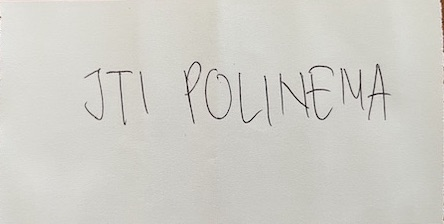
#> input picture 13/OCR_Manual_Assets/test_image_cropped.jpg, 444 x 224 px, found by its file name
$ jupyter execute --allow-errors OCR_Char_Recog.ipynb
#> lines starting #> are read from the running program, lines starting #| are printed output that depends on the picture; after the words box and inside, x2 and y2 are one past the last pixel; in counts of white or black regions, pixels touching at a corner belong together
# **Faricha Aulia ✨**

### **Import Library**

[cell 1]
import numpy as np
import imutils
import cv2
from tensorflow.keras.models import load_model
from imutils.contours import sort_contours
from google.colab.patches import cv2_imshow

### **Load Model**

#> (a cell that did not finish here is left out)

### **Load Image**

[cell 3]
img = cv2.imread('test_image_cropped.jpg')
#> img is the input picture: shape (224, 444, 3); mean B, G, R 200.6, 206.7, 208
# show image
cv2_imshow(img)

### **Convert to Gray**

[cell 4]
gray = cv2.cvtColor(img, cv2.COLOR_BGR2GRAY)
# show
cv2_imshow(gray)

### **Pre-processing**

**Remove Noise -> Gaussian Blur**

[cell 5]
blur = cv2.GaussianBlur(gray, (3,3), 0)
# check
cv2_imshow(blur)

**Adaptive Thresholding**

[cell 6]
adaptive = cv2.adaptiveThreshold(blur, 255, cv2.ADAPTIVE_THRESH_GAUSSIAN_C, cv2.THRESH_BINARY, 11, 9)
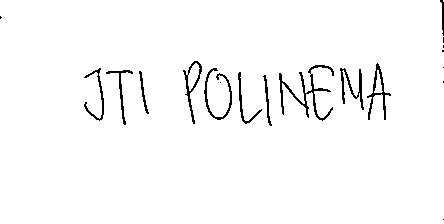
#> adaptive: shape (224, 444); 97.5% white; black in thin lines or dots
# check
cv2_imshow(adaptive)

[cell 7]
# inverse image since we trained out model
# with black background
invertion = 255 - adaptive
#> invertion: shape (224, 444); 2.5% white in thin lines or dots
# check
cv2_imshow(invertion)

**Dilation**

[cell 8]
dilation = cv2.dilate(invertion, np.ones((3,3)))
#> dilation: shape (224, 444); 5.2% white; 15 white regions (4 under 20 px), largest, box (x1, y1, x2, y2) and area: (278, 64, 335, 122) 1139, (203, 67, 233, 121) 593, (366, 62, 392, 121) 572
# check
cv2_imshow(dilation)

**Edge Detecton - Canny**

[cell 9]
edges = cv2.Canny(dilation, 40, 150)
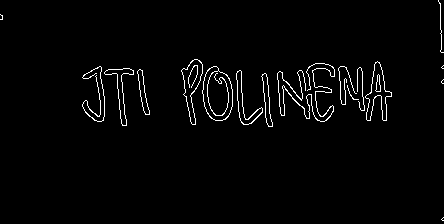
#> edges: shape (224, 444); 2.2% white in thin lines or dots
cv2_imshow(edges)

[cell 10]
# Test erode
erode = cv2.erode(invertion, np.ones((1,1)))
cv2_imshow(erode)

**Contour Detection**

[cell 11]
# Define function for contour detection
def find_contours(img):
  conts = cv2.findContours(img, cv2.RETR_EXTERNAL, cv2.CHAIN_APPROX_SIMPLE)
  conts = imutils.grab_contours(conts)
  conts = sort_contours(conts, method='left-to-right')[0]

  return conts

[cell 12]
conts = find_contours(dilation.copy())
#> in find_contours, `conts = cv2.findContours(img, cv2.RETR_EXTERNAL, cv2.CHAIN_APPROX_SIMP..`: conts = 15 contours, 4 with area under 20; largest, box (x1, y1, x2, y2) and area: (203, 67, 233, 121) 1194, (278, 64, 335, 122) 912, (182, 60, 203, 125) 554, (366, 62, 392, 121) 523, (339, 67, 365, 111) 434

[cell 13]
# Check contour value
conts
#> Out has the same summary as conts in find_contours

[cell 14]
# Get the char based on contour

# Setup min/max width/hight for char
min_w, max_w = 10, 160
min_h, max_h = 14, 140
img_copy = img.copy() # original image for plotting countour result

for c in conts:
  (x, y, w, h) = cv2.boundingRect(c) # find bounding box based on contour
  # if(w >= min_w and w <= max_w) and (h >= min_h and h <= max_h): # if pixel follow this rule, it consider as char
  roi = gray[y:y+h, x:x+w] # get region of interest for char
  thresh = cv2.threshold(roi, 0, 255, cv2.THRESH_BINARY_INV + cv2.THRESH_OTSU)[1]
  cv2_imshow(thresh) # check

  # Build bounding box on original image
  cv2.rectangle(img_copy, (x,y), (x+w, y+h), (255,0,0), 2)
#> this loop made 15 passes
#> (x, y, w, h) on passes 1 to 12: (0, 15, 3, 5), (83, 67, 22, 55), (105, 69, 29, 57), (138, 70, 12, 45), (182, 60, 21, 65), (203, 67, 30, 54), (237, 71, 26, 54), (262, 74, 11, 53), (278, 64, 57, 58), (339, 67, 26, 44), (366, 62, 26, 59), (439, 0, 5, 53)
#> (c, x, y, w, h, roi, thresh) on passes 13 to 15: ([[442, 218], [442, 220], [443, 220], [443, 218]], 442, 218, 2, 3, [[222, 164], [198, 139], [209, 166]], [[0, 255], [0, 255], [0, 255]]), ([[442, 80], [442, 83], [443, 83], [443, 80]], 442, 80, 2, 4, [[220, 172], [214, 157], [209, 142], [214, 161]], [[0, 255], [0, 255], [0, 255], [0, 255]]), ([[442, 66], [442, 68], [443, 68], [443, 66]], 442, 66, 2, 3, [[198, 197], [221, 152], [215, 186]], [[0, 0], [0, 255], [0, 0]])
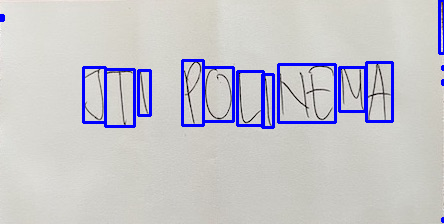
#> img_copy: shape (224, 444, 3); 4.59% of pixels changed, all inside (x1, y1, x2, y2) = (0, 0, 444, 223)

# Show bounding box on original image
cv2_imshow(img_copy)

[cell 15]
# Get the char based on contour

# Setup min/max width/hight for char
min_w, max_w = 10, 160
min_h, max_h = 14, 140
img_copy = img.copy()

for c in conts:
  (x, y, w, h) = cv2.boundingRect(c) # find bounding box based on contour
  if(w >= min_w and w <= max_w) and (h >= min_h and h <= max_h): # if pixel follow this rule, it consider as char
    roi = gray[y:y+h, x:x+w] # get region of interest for char
    thresh = cv2.threshold(roi, 0, 255, cv2.THRESH_BINARY_INV + cv2.THRESH_OTSU)[1]
    cv2_imshow(thresh) # check

    # Build bounding box on original image
    cv2.rectangle(img_copy, (x,y), (x+w, y+h), (255,0,0), 2)
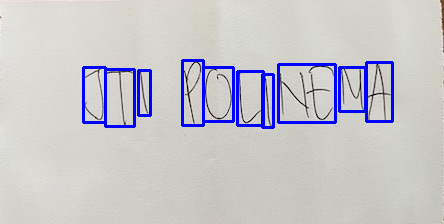
#> img_copy: shape (224, 444, 3); 4.27% of pixels changed, all inside (x1, y1, x2, y2) = (82, 59, 394, 129)
#> thresh: shape (59, 26); 12.1% white in thin lines or dots, all inside (x1, y1, x2, y2) = (2, 2, 24, 58)

# Show bounding box on original image
cv2_imshow(img_copy)

### **Detect Char**

**ROI extraction**

[cell 16]
def extract_roi(img):
  roi = img[y:y+h, x:x+w]

  return roi

**Thresholding**

[cell 17]
def thresholding(img):
  thresh = cv2.threshold(img, 0, 255, cv2.THRESH_BINARY_INV + cv2.THRESH_OTSU)[1]
  return thresh

**Resizing**

- Inorder to make our char detection size match with input model
- Strategies:
   - Rather shrinking or enlarge the image, we try to fill the image with black pixel, and make our char stay in ration
   - We also makes our extracted char stay at the center of image

[cell 18]
def resize_img(img, w, h):
  if w > h:
    resized = imutils.resize(img, width=28)
  else:
    resized = imutils.resize(img, height=28)

  # (w, h) = resized.shape
  (h, w) = resized.shape

  # Calculate how many pixels need to fill char image
  dX = int(max(0, 28 - w) / 2.0)
  dY = int(max(0, 28 - h) / 2.0)

  filled = cv2.copyMakeBorder(resized, top=dY, bottom=dY, right=dX, left=dX, borderType=cv2.BORDER_CONSTANT, value=(0,0,0))
  filled = cv2.resize(filled, (28,28))

  return filled

[cell 19]
# Demo for enlarge
(x, y, w, h) = cv2.boundingRect(conts[1])
#> x = 83; y = 67; w = 22; h = 55
test_image = thresholding(gray[y:y+h, x:x+w])

# show original test image
cv2_imshow(test_image)

# Show enlarge test image
cv2_imshow(cv2.resize(test_image, (28,28)))

[cell 20]
# Demo by filled strategy
# (w, h) = test_image.shape
(h, w) = test_image.shape

test_image2 = resize_img(test_image, w, h)

cv2_imshow(test_image)
cv2_imshow(test_image2)

**Normalization**

[cell 21]
def normalization(img):
  img = img.astype('float32') / 255.0 # convert to floating point
  img = np.expand_dims(img, axis=-1) # add depth
  return img

[cell 22]
# Check
test_image2.shape, normalization(test_image2).shape
#> Out = ((28, 28), (28, 28, 1))

**Detection**

[cell 23]
def process_box(gray, x, y, w, h):

  roi = extract_roi(gray)
  thresh = thresholding(roi)
  (h, w) = thresh.shape
  resized = resize_img(thresh, w, h)

  # show result
  cv2_imshow(resized)

  normalized = normalization(resized)

  return (normalized, (x, y, w, h))

[cell 24]
# Detect every single char from contour
detected_char = []

for c in conts:
  (x, y, w, h ) = cv2.boundingRect(c)

  min_w, max_w = 10, 160
  min_h, max_h = 14, 140

  if(w >= min_w and w <= max_w) and (h >= min_h and h <= max_h):
    detected_char.append(process_box(gray, x, y, w, h))
#> this loop made 15 passes
#> (x, y) on passes 2 to 11: (83, 67), (105, 69), (138, 70), (182, 60), (203, 67), (237, 71), (262, 74), (278, 64), (339, 67), (366, 62)
#> (c, x, y) on passes 13 to 15: ([[442, 218], [442, 220], [443, 220], [443, 218]], 442, 218), ([[442, 80], [442, 83], [443, 83], [443, 80]], 442, 80), ([[442, 66], [442, 68], [443, 68], [443, 66]], 442, 66)
#> after the loop, detected_char = 10 items

[cell 25]
# check pixel for detected char sample
detected_char[0][0]

[cell 26]
# check bounding box for detected char sample
detected_char[0][1]
#> Out = (83, 67, 22, 55)

[cell 27]
# Get all char pixel
pixels = np.array([px[0] for px in detected_char], dtype='float32')

# Get all box for detected char
boxes = [box[1] for box in detected_char]
#> boxes = [(83, 67, 22, 55), (105, 69, 29, 57), (138, 70, 12, 45), (182, 60, 21, 65), (203, 67, 30, 54), (237, 71, 26, 54), (262, 74, 11, 53), (278, 64, 57, 58), (339, 67, 26, 44), (366, 62, 26, 59)]

[cell 28]
pixels.shape
#> Out = (10, 28, 28, 1)

**Recognize Char**

[cell 29]
digits = '0123456789'
letters = 'ABCDEFGHIJKLMNOPQRSTUVWZYZ'
char_list = digits + letters
char_list = [ch for ch in char_list]

print(char_list)

#> (a cell that did not finish here is left out)

#> (a cell that did not finish here is left out)

[cell 32]
# Show char with actual image
img_copy2 = img.copy()

#> (the rest of this cell did not finish here and is left out)

**Put Margin On Bounding Box**

Due to our bounding box very very close to the char, lets extend the roi margin

[cell 33]
# Redefine roi --> include margin
def extract_roi(img, margin=2):
  roi = img[y - margin:y+h, x - margin:x + w + margin]
  return roi

[cell 34]
# Perform detection agian
conts2 = find_contours(dilation.copy())
#> conts2 has the same summary as conts in find_contours

# Detect every single char from contour
detected_char = []

for c in conts2:
  (x, y, w, h ) = cv2.boundingRect(c)

  min_w, max_w = 10, 160
  min_h, max_h = 14, 140

  if(w >= min_w and w <= max_w) and (h >= min_h and h <= max_h):
    detected_char.append(process_box(gray, x, y, w, h))
#> this loop made 15 passes
#> (x, y) on passes 2 to 11: (83, 67), (105, 69), (138, 70), (182, 60), (203, 67), (237, 71), (262, 74), (278, 64), (339, 67), (366, 62)

[cell 35]
# Get all char pixel
pixels = np.array([px[0] for px in detected_char], dtype='float32')

# Get all box for detected char
boxes = [box[1] for box in detected_char]
#> boxes = [(83, 67, 26, 57), (105, 69, 33, 59), (138, 70, 16, 47), (182, 60, 25, 67), (203, 67, 34, 56), (237, 71, 30, 56), (262, 74, 15, 55), (278, 64, 61, 60), (339, 67, 30, 46), (366, 62, 30, 61)]

#> (a cell that did not finish here is left out)

[cell 37]
# Show char with actual image
img_copy3 = img.copy()

#> (the rest of this cell did not finish here and is left out)

### **Problem with 0, O, 1, I, 5, and S**

[cell 38]
# dumb solution :))
digits = '0I23456789'
letters = 'ABCDEFGHIJKLMNOPQRSTUVWZYZ'
char_list = digits + letters
char_list = [ch for ch in char_list]

[cell 39]
img_copy4 = img.copy()

#> (the rest of this cell did not finish here and is left out)

### **Problem With Undetected Text**

[cell 40]
img_border = cv2.imread('test_undetected.png')
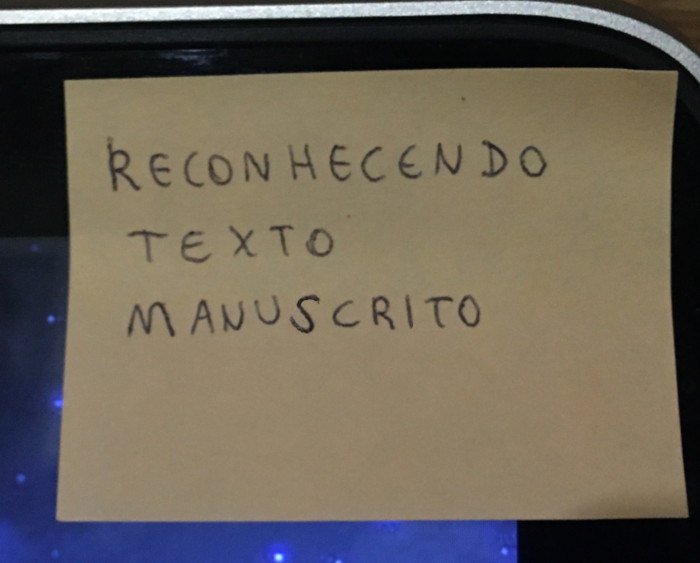
#> input picture 13/OCR_Manual_Assets/test_undetected.png, 700 x 563 px, found by its file name
#> img_border is the input picture: shape (563, 700, 3); mean B, G, R 88.5, 100.6, 108.8
cv2_imshow(img_border)

[cell 41]
# Create simple pre-processing method
def preprocess_img(img):
  gray = cv2.cvtColor(img, cv2.COLOR_BGR2GRAY)
  blur = cv2.GaussianBlur(gray, (3,3), 7)
  edges = cv2.Canny(blur, 40, 150)
  dilation = cv2.dilate(edges, np.ones((3,3)))

  return gray, dilation


# Prediction
def prediction(preds, char_list):
  i = np.argmax(preds)
  prop = preds[i]
  char_detect = char_list[i]

  return i, prop, char_detect

# Draw char on image
def draw_img(img_cp, char):
  cv2.rectangle(img_cp, (x, y), (x + w, y + h), (255, 0, 0), 2)
  cv2.putText(img_cp, char, (x - 10, y - 10), cv2.FONT_HERSHEY_COMPLEX, 1, (0,0,255),2)

[cell 42]
gray, prep_img = preprocess_img(img_border)
#> in preprocess_img, `edges = cv2.Canny(blur, 40, 150)`: edges: shape (563, 700); 2.1% white in thin lines or dots
#> in preprocess_img, `dilation = cv2.dilate(edges, np.ones((3,3)))`: dilation: shape (563, 700); 6.6% white; 35 white regions
cv2_imshow(gray) # show gray
cv2_imshow(prep_img) # show img after several preprocessing

[cell 43]
# Check contour
conts_border = find_contours(prep_img.copy())
#> in find_contours (call 3), `conts = cv2.findContours(img, cv2.RETR_EXTERNAL, cv2.CHAIN_APPROX_SIMP..`: conts = 8 contours; box (x1, y1, x2, y2) and area: (53, 66, 690, 563) 276266, (0, 0, 700, 60) 1646, (0, 12, 700, 84) 1632, (170, 47, 216, 52) 94, (274, 553, 284, 562) 66, (46, 314, 56, 323) 62, (500, 547, 509, 556) 52, (334, 558, 343, 563) 25
#> conts_border has the same summary as conts in find_contours

img_cp = img_border.copy()
for c in conts_border:
  (x, y, w, h) = cv2.boundingRect(c)
  roi = gray[y:y+h, x:x+w]
  thresh = cv2.threshold(roi, 0, 255, cv2.THRESH_BINARY_INV + cv2.THRESH_OTSU)[1]
  # draw detected contour
  cv2.rectangle(img_cp, (x, y), (x + w, y + h), (255,0,0), 2)
#> this loop made 8 passes
#> (x, y, w, h) on passes 1 to 8: (0, 12, 700, 72), (0, 0, 700, 60), (46, 314, 10, 9), (53, 66, 637, 497), (170, 47, 46, 5), (274, 553, 10, 9), (334, 558, 9, 5), (500, 547, 9, 9)
#> pass 1, `thresh = cv2.threshold(roi, 0, 255, cv2.THRESH_BINARY_INV + cv2.THRESH..`:
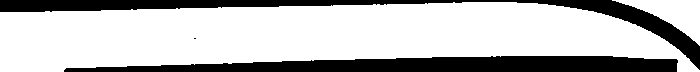
#> thresh: shape (72, 700); 74.1% white; 3 black regions (1 under 20 px), largest, box (x1, y1, x2, y2) and area: (64, 56, 678, 72) 7101, (0, 0, 700, 70) 5956
#> after the loop:
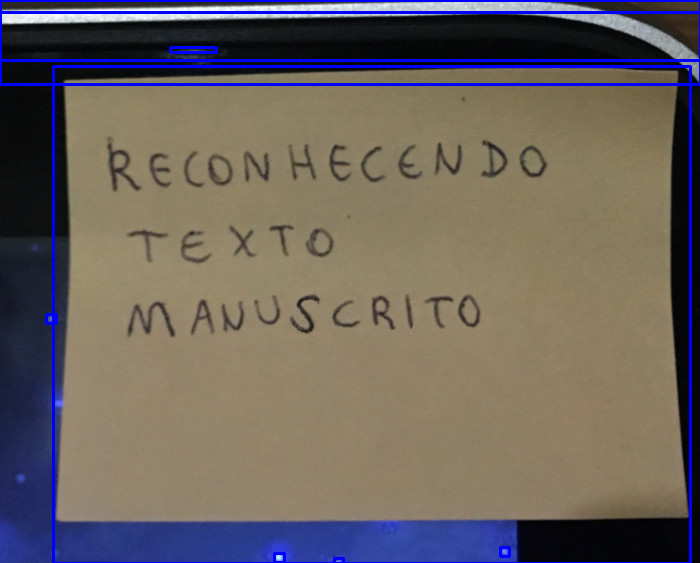
#> img_cp: shape (563, 700, 3); 3.57% of pixels changed, all inside (x1, y1, x2, y2) = (0, 0, 700, 563)
cv2_imshow(img_cp)

[cell 44]
# Check detected contour

height, width = img_border.shape[:2]
#> height = 563; width = 700
print(height, width)
#| 563 700

# Sort contours from the largest one
contours_size = sorted(conts_border, key=cv2.contourArea, reverse=True)
#> contours_size has the same summary as conts in find_contours
contours_size
#> Out has the same summary as conts in find_contours

[cell 45]
# Since we know our text placed in piece of paper
# just extract that area by crop it

for c in contours_size:
  (x, y, w, h) = cv2.boundingRect(c)

  if(w >= (width / 2)) and (h >= height / 2):
    cut_off = 8 # you can adjust it based on your images
    cut_img = img_border[y+cut_off:y + h - cut_off, x + cut_off: x + w - cut_off]
    cv2_imshow(cut_img)
#> this loop made 8 passes
#> (x, y, w, h, cut_off) on pass 1: (53, 66, 637, 497, 8)
#> pass 1, `cut_img = img_border[y+cut_off:y + h - cut_off, x + cut_off: x + w - c..`:
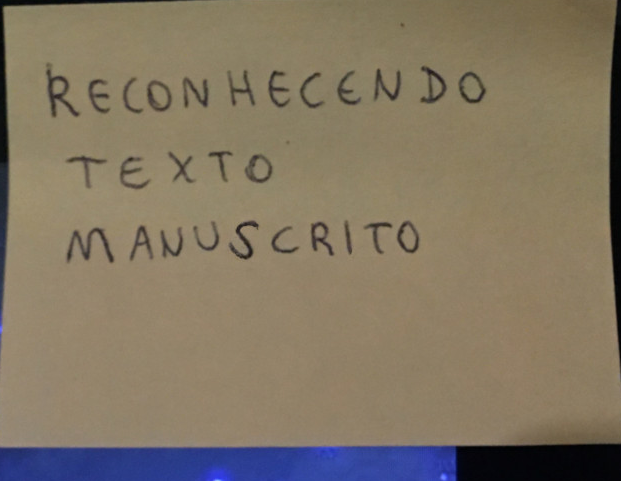
#> cut_img: shape (481, 621, 3); mean B, G, R 98.7, 118.3, 130.4

[cell 46]
# do it again for cropped image

gray, prep_img = preprocess_img(cut_img)
#> in preprocess_img (call 2), `edges = cv2.Canny(blur, 40, 150)`: edges: shape (481, 621); 2% white in thin lines or dots
#> in preprocess_img (call 2), `dilation = cv2.dilate(edges, np.ones((3,3)))`:
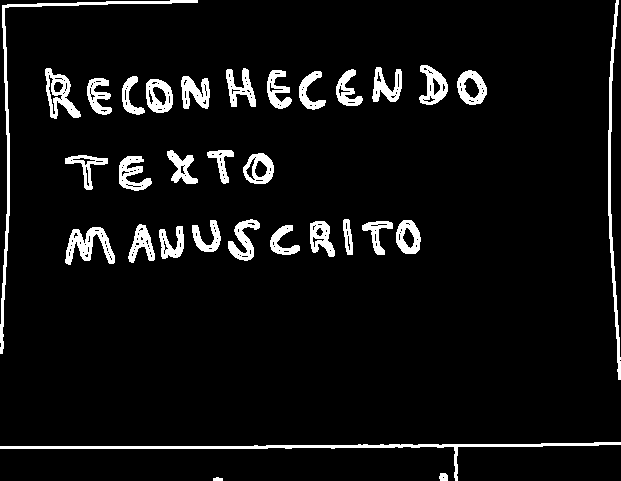
#> dilation: shape (481, 621); 6.4% white; 32 white regions
cv2_imshow(prep_img)

[cell 47]
conts_cut = find_contours(prep_img.copy())
#> in find_contours (call 4), `conts = cv2.findContours(img, cv2.RETR_EXTERNAL, cv2.CHAIN_APPROX_SIMP..`: conts = 32 contours; largest, box (x1, y1, x2, y2) and area: (0, 442, 621, 481) 1376, (0, 0, 198, 354) 1128, (45, 68, 81, 119) 862, (65, 227, 115, 265) 844, (608, 0, 621, 380) 802
#> conts_cut has the same summary as conts in find_contours
chars = []

for c in conts_cut:
  (x, y, w, h) = cv2.boundingRect(c)

  if (w >= min_w and w <= max_w) and (h >= min_h and h <= max_h):
    chars.append(process_box(gray, x, y, w, h))
#> this loop made 32 passes
#> (x, y) on passes 3 to 14: (45, 68), (65, 227), (65, 155), (87, 78), (119, 156), (122, 76), (128, 224), (146, 79), (159, 226), (167, 150), (181, 76), (192, 220)
#> (x, y) on passes 1, 2, 15: (0, 442), (0, 0), (207, 150)
#> pass 3, in resize_img (call 22), `filled = cv2.copyMakeBorder(resized, top=dY, bottom=dY, right=dX, left..`:
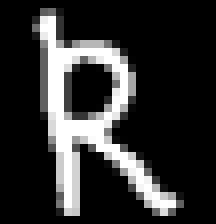
#> filled: shape (28, 27) (shown 8 times larger); min 0, max 255, mean 48

boxes = [b[1] for b in chars]
pixels = np.array([p[0] for p in chars], dtype='float32')

#> (the rest of this cell did not finish here and is left out)
